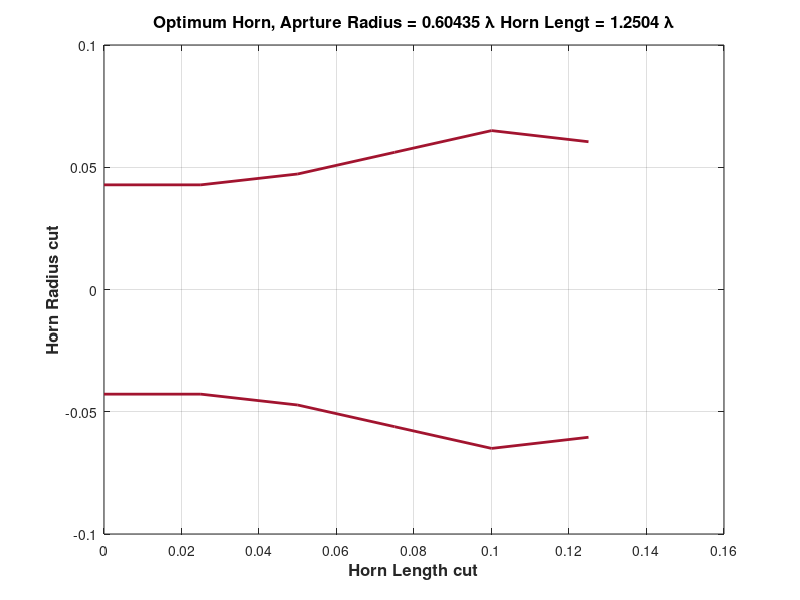

Write the MATLAB code that produced this figure. (Note: this script raises an error after producing the figure.)
%% Optimum design for -45dB return loss from pattern search optimization 
clear;
c0 = 3e8;
F = 3e9;
lamb = c0./F;
N = 5;
data = load('fmincon_allvar_ms3serv2_maxeap.mat');
fmin = data.fmin2;

R = [fmin.r(1) fmin.r(1:N)];

% R = [0.02283 0.02283 0.06313 0.07772 0.09971 0.1467]; % From GA algo


% R = [0.02 0.02 0.02667 0.03333 0.04 0.04667 0.05333 0.06 0.06667 0.07333 0.09562 0.08667 0.09333 0.1009 0.1067 0.1156...
%     0.1491];
% N = length(R) - 1;
% Len = 0.3912;
Len = fmin.r(N + 1);

% Len = 0.3273;

l1 = lamb./4;
L = [l1 ones(1, N - 1)./N .* Len];

for i = 1:N
    L_axis(i) = sum(L(1:i));
end
L_axis = [0 L_axis];
figure;
plot(L_axis, R, 'LineWidth', 2, 'Color', [0.6350, 0.0780, 0.1840] );
hold on;
plot(L_axis, -R, 'LineWidth', 2, 'Color', [0.6350, 0.0780, 0.1840] );
title(['Optimum Horn, Aprture Radius = ', num2str(R(end)./lamb), ' \lambda ', 'Horn Lengt = ', num2str(Len./lamb), ' \lambda'], 'FontSize', 12, 'FontWeight', 'bold');
xlabel('Horn Length cut', 'FontSize', 12, 'FontWeight', 'bold');
ylabel('Horn Radius cut', 'FontSize', 12, 'FontWeight', 'bold');
grid on;

%% Iteration over the frequencies 

SP = [R(2:end) Len];

XMN_data = load('Xmn.mat');
str = XMN_data.Xmn;

% fc_ = fc(R(2), 1, 1);
% 
% % <<<<<<< Updated upstream
% % F = linspace(fc_(1)+fc_(1)./100, fc_(3), 20);
% % =======
% F = linspace(fc_(1)+fc_(1)./100, 20e9, 20);
% >>>>>>> Stashed changes
% F = 5e9;
% objective = @(x) GSM_N_opt_allvar(SP(1:N), SP(N+1), x(1:length(F)), 0);
tic;
% parfor i = 1:length(F)
% XP_level = MinXP_Goal_V2L_freq(SP(1:N), SP(N+1), F, 20);
F = 2.998e9;
% F_ = [F(1) F(4) F(10) F(20)];
[Eth_, Eph_, Eco_, Exp_, CO_, XP_, E_, th, ph, Max_Exp_diff] = MinXP_Goal_V2L_freq_fields(SP(1:N), SP(N + 1), F, 20);

plot(F*1e-9, Max_Exp_diff, 'LineWidth', 2);grid on;
xlabel('Frequency (GHz)', 'FontSize', 16, 'FontWeight', 'bold');
ylabel('Cross Polar level (dB)', 'FontSize', 16, 'FontWeight', 'bold');
title('Cross polar level ga algo', 'FontSize', 16, 'FontWeight', 'bold');




%% Plots

i = 1;

Eco = squeeze(Eco_(i, :, :));
Exp = squeeze(Exp_(i, :, :));
E = squeeze(E_(i, :, :));



CO = squeeze(CO_(i, :, :));

XP = squeeze(XP_(i, :, :));

time_used = toc;
% end

% % RL1 = GSM_N_opt_allvar(SP(1:N), SP(N+1), 5e9, 20);
% end


figure(80);

hold on;
plot(th(1, :)*(180/pi), db((abs(E(1, :))/max(abs(E(1, :))))), '-.', 'LineWidth', 2);

hold on;
plot(th(90, :)*(180/pi), db((abs(E(90, :))/max(abs(E(90, :))))), '-.', 'LineWidth', 2);


xlabel('\theta(Deg)', 'FontSize', 12, 'FontWeight', 'bold');
ylabel('E_{abs} (dB) normalized ', 'FontSize', 12, 'FontWeight', 'bold');
title('Far electric field', 'FontSize', 12, 'FontWeight', 'bold');
% legend({'\phi = 0', '\p
grid on;
ylim([-40 5]);

figure(81);
hold on;
plot(th(1, :)*(180/pi), db((abs(Eco(1, :))./max(max(abs(Eco))))), '-.', 'LineWidth', 2);
hold on;
plot(th(90, :)*(180/pi), db((abs(Exp(45, :))./max(max(abs(Eco))))), '-.', 'LineWidth', 2);

xlabel('\theta(Deg)', 'FontSize', 12, 'FontWeight', 'bold');
ylabel('Far fields E_{co} and E_{xp} (dB)', 'FontSize', 12, 'FontWeight', 'bold');
title('Co and Cross polar fields', 'FontSize', 12, 'FontWeight', 'bold');
grid on;
ylim([-40 5]);

% % 
% % figure(72);
% % hold on;
% % plot(th(1, :)*(180/pi), db((abs(CO(1, :))./max(max(abs(CO))))), '-.', 'LineWidth', 2);
% % hold on;
% % plot(th(90, :)*(180/pi), db((abs(XP(45, :))./max(max(abs(CO))))), '-.', 'LineWidth', 2);
% % 
% % xlabel('\theta(Deg)', 'FontSize', 12, 'FontWeight', 'bold');
% % ylabel('Far fields E_{co} and E_{xp} (dB)', 'FontSize', 12, 'FontWeight', 'bold');
% % title('Co and Cross polar fields', 'FontSize', 12, 'FontWeight', 'bold');
% % grid on;
% % ylim([-40 5]);


%% Directivity 
zeta = 120 .* pi;
U = abs(E).^2 ./ (2 * zeta);
P_rad_i = U(:, 91:end) .* sin(th(:, 91:end)) .* pi/180 .* pi/180;
P_rad = sum(sum(P_rad_i));

D = 4 .* pi .* U ./ P_rad;

figure(1);

hold on;
plot(th(1, :).*180/pi, db(abs(D(1, :)))./2, '-.', 'Linewidth', 2);


% 
% patternCustom(db(D)/2, th(1, :).*180, ph(:, 1).*180);
